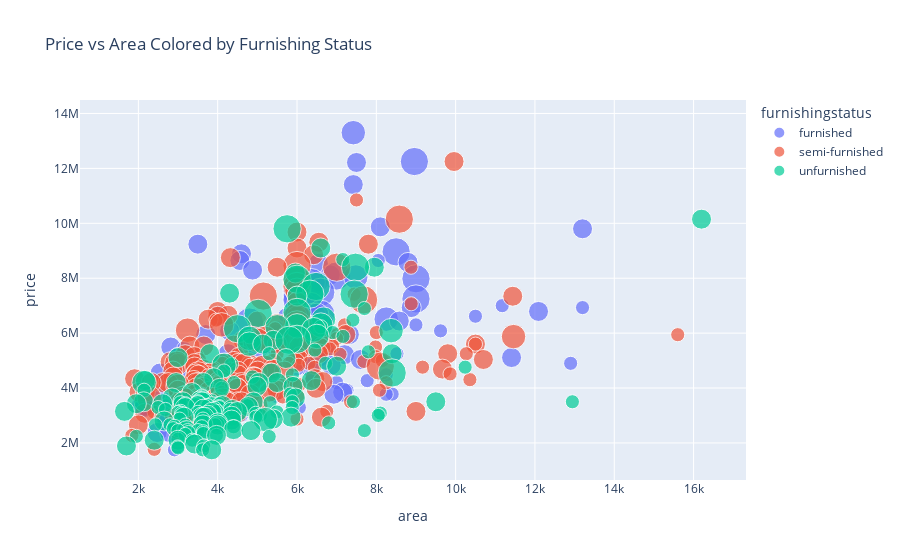

Notebook code cell kept with this figure:
### Markdown cell above
# 3D plot

### Code cell
fig = px.scatter(df,x='area',y='price',
                color='furnishingstatus',
                title='Price vs Area Colored by Furnishing Status',
                size='stories',
                hover_data=['bedrooms','bathrooms','parking'])
fig.show()

### Figure 1 — Plotly figure (JSON) as saved in the notebook; plotly's stock layout.template omitted (floating-point values rounded to 4 significant figures; data arrays with more than 128 entries replaced by an {"elided": "..."} marker saying what was removed)
{"data": [{"customdata": {"elided": "140x3 int values"}, "hovertemplate": "furnishingstatus=furnished<br>area=%{x}<br>price=%{y}<br>stories=%{marker.size}<br>bedrooms=%{customdata[0]}<br>bathrooms=%{customdata[1]}<br>parking=%{customdata[2]}<extra></extra>", "legendgroup": "furnished", "marker": {"color": "#636efa", "size": {"elided": "140 int values"}, "sizemode": "area", "sizeref": 0.01, "symbol": "circle"}, "mode": "markers", "name": "furnished", "orientation": "v", "showlegend": true, "type": "scatter", "x": {"elided": "140 int values"}, "xaxis": "x", "y": {"elided": "140 int values"}, "yaxis": "y"}, {"customdata": {"elided": "227x3 int values"}, "hovertemplate": "furnishingstatus=semi-furnished<br>area=%{x}<br>price=%{y}<br>stories=%{marker.size}<br>bedrooms=%{customdata[0]}<br>bathrooms=%{customdata[1]}<br>parking=%{customdata[2]}<extra></extra>", "legendgroup": "semi-furnished", "marker": {"color": "#EF553B", "size": {"elided": "227 int values"}, "sizemode": "area", "sizeref": 0.01, "symbol": "circle"}, "mode": "markers", "name": "semi-furnished", "orientation": "v", "showlegend": true, "type": "scatter", "x": {"elided": "227 int values"}, "xaxis": "x", "y": {"elided": "227 int values"}, "yaxis": "y"}, {"customdata": {"elided": "178x3 int values"}, "hovertemplate": "furnishingstatus=unfurnished<br>area=%{x}<br>price=%{y}<br>stories=%{marker.size}<br>bedrooms=%{customdata[0]}<br>bathrooms=%{customdata[1]}<br>parking=%{customdata[2]}<extra></extra>", "legendgroup": "unfurnished", "marker": {"color": "#00cc96", "size": {"elided": "178 int values"}, "sizemode": "area", "sizeref": 0.01, "symbol": "circle"}, "mode": "markers", "name": "unfurnished", "orientation": "v", "showlegend": true, "type": "scatter", "x": {"elided": "178 int values"}, "xaxis": "x", "y": {"elided": "178 int values"}, "yaxis": "y"}], "layout": {"legend": {"itemsizing": "constant", "title": {"text": "furnishingstatus"}, "tracegroupgap": 0}, "title": {"text": "Price vs Area Colored by Furnishing Status"}, "xaxis": {"anchor": "y", "domain": [0, 1], "title": {"text": "area"}}, "yaxis": {"anchor": "x", "domain": [0, 1], "title": {"text": "price"}}}}
